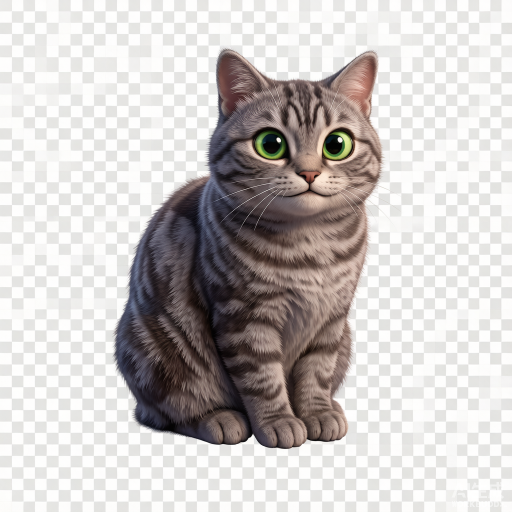
#> input picture assets/nizi.png, 1024 x 1024 px, given in place of A_3D_rendered_cute_chibi_ish_s_2026-08-21T07-29-39.png, which was not available (shown at 1/2 size)
$ python clean_bg.py
#> lines starting #> are read from the running program, lines starting #| are printed output that depends on the picture; after the words box and inside, x2 and y2 are one past the last pixel; in counts of white or black regions, pixels touching at a corner belong together; pictures that were not available may be replaced by others from this repository, and a replacement may not be noted
#!/usr/bin/env python3
"""抠图：把妮子从浅色背景中分离为透明 PNG（保留全部本体，只去背景）。

方法：边缘连通 flood-fill。
从图片四边出发，只把"与四角背景色接近(色差<tol)且与边缘连通"的像素判为背景。
猫的白色本体(白肚皮/脸)虽然亮，但被灰色猫身包围，flood 从边缘沿浅色路径走不进去，
因此不会被误删 —— 这是阈值法做不到的（阈值法会把白肚皮当背景）。
"""
import os
import numpy as np
from collections import deque
from PIL import Image
from scipy import ndimage

BASE_DIR = os.path.dirname(os.path.abspath(__file__))
ASSET_DIR = os.path.join(BASE_DIR, "assets")
SRC = os.path.join(BASE_DIR, "A_3D_rendered_cute_chibi_ish_s_2026-08-21T07-29-39.png")
OUT = os.path.join(ASSET_DIR, "nizi_clean.png")


def main():
    img = np.array(Image.open(SRC).convert("RGB")).astype(np.int32)
    H, W, _ = img.shape
#> H = 1024; W = 1024

    # 四角采样背景色
    corners = [img[3, 3], img[H - 4, 3], img[3, W - 4], img[H - 4, W - 4]]
#> corners = [[235, 233, 232], [253, 252, 249], [251, 251, 250], [253, 251, 250]]
    bg = np.mean(corners, axis=0)
#> bg = [248, 246.8, 245.2]
    print("背景色(RGB):", [int(c) for c in bg])
#| 背景色(RGB): [248, 246, 245]

    # 与背景的色差
    dist = np.abs(img - bg).sum(axis=2)
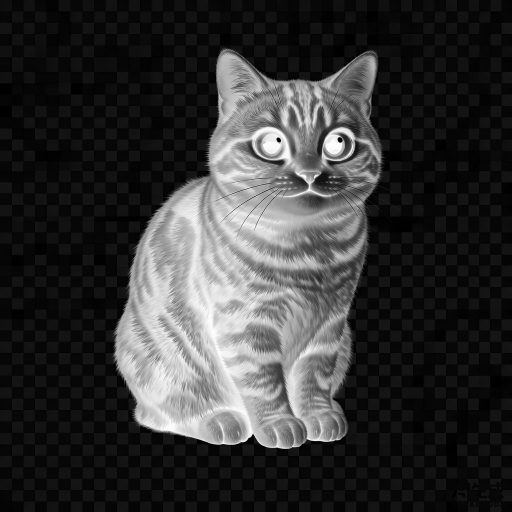
#> dist: shape (1024, 1024) float64 (shown at 1/2 size); min 0.5, max 739, mean 157.8; drawn with min black and max white

    # 自适应容差：背景很亮(浅色)时给窄一点，避免吃掉猫的浅灰边缘
    tol = 60
    print("flood-fill 容差 tol =", tol)

    bgmask = np.zeros((H, W), dtype=bool)
    # 多源 BFS，只走"接近背景且连通边缘"的像素
    seeds = []
    for x in range(W):
        seeds.append((x, 0)); seeds.append((x, H - 1))
    for y in range(H):
        seeds.append((0, y)); seeds.append((W - 1, y))
    q = deque(seeds)
    while q:
        x, y = q.popleft()
        if not (0 <= x < W and 0 <= y < H):
            continue
        if bgmask[y, x]:
            continue
        if dist[y, x] >= tol:   # 不是背景 → 停止扩散（猫身挡住 flood）
            continue
        bgmask[y, x] = True
        q.append((x + 1, y)); q.append((x - 1, y))
        q.append((x, y + 1)); q.append((x, y - 1))
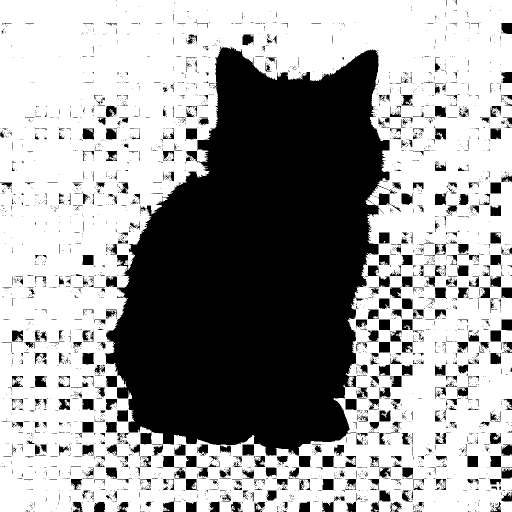
#> bgmask: shape (1024, 1024) bool (shown at 1/2 size); 62.2% white; 4435 black regions (3967 under 20 px), largest, box (x1, y1, x2, y2) and area: (211, 93, 779, 912) 316199, (756, 387, 802, 424) 519, (485, 889, 508, 911) 496

    cat = ~bgmask
    # 填补猫身内部极小空洞（白肚皮若被误判为洞则补回）
    cat = ndimage.binary_fill_holes(cat)
    # 开运算去毛刺（先腐蚀后膨胀）：把轮廓上 1px 的细尖刺/凹坑抹掉，
    # 比直接 dilation 更平滑（之前 dilation(1) 会让边缘整体外凸产生毛边）
    cat = ndimage.binary_opening(cat, iterations=1)
#> cat: shape (1024, 1024) bool; 35.8% white; 550 white regions (169 under 20 px), largest, box (x1, y1, x2, y2) and area: (211, 94, 779, 912) 314301, (485, 889, 508, 911) 487, (598, 912, 621, 934) 486

    # 只保留最大连通块：把背景里"色差刚好越线"导致被误判为猫的小白点碎块全删掉
    labels, n = ndimage.label(cat)
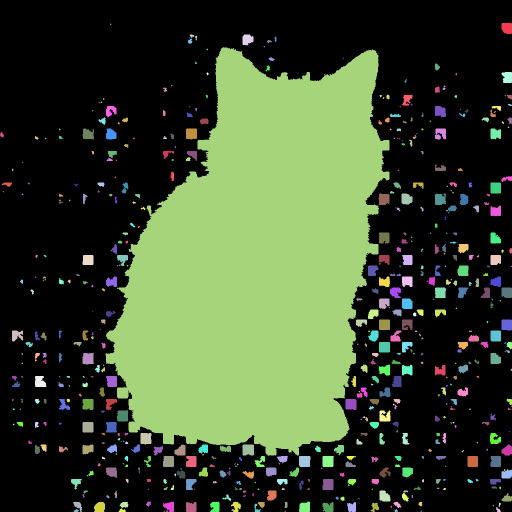
#> labels: shape (1024, 1024) int32 (shown at 1/2 size); 559 distinct labels, from 0 to 558; one colour per label, 0 black
#> n = 558
    if n > 1:
        sizes = ndimage.sum(cat, labels, range(1, n + 1))
#> sizes = 558 values, max 314301 at index 10, min 5 at index 1, mean 672.1
        big_label = int(np.argmax(sizes)) + 1
#> big_label = 11
        removed = cat.sum() - int(sizes[big_label - 1])
#> removed = 60724
        print(f"连通块共 {n} 个，仅保留最大块({int(sizes[big_label-1])} 像素)，"
              f"删掉 {removed} 个噪点像素")
#| 连通块共 558 个，仅保留最大块(314301 像素)，删掉 60724 个噪点像素
        cat = labels == big_label
#> cat: shape (1024, 1024) bool; 30% white; 1 white region, box (x1, y1, x2, y2) and area: (211, 94, 779, 912) 314301

    # 羽化：对二值 mask 做高斯模糊，输出渐变 alpha。
    soft = ndimage.gaussian_filter(cat.astype(np.float32), sigma=2.5)
    alpha = (np.clip(soft * 255, 0, 255)).astype(np.uint8)

    # —— 去色晕 defringe ——
    # 源图边缘像素 = 本体色与浅背景的混合（RGB≈238，接近背景 243），是白色锯齿的来源。
    # 把猫身边缘带（非核心区）的每个像素颜色，替换为"距离它最近的核心本体像素"的颜色，
    # 让边缘颜色与本体一致，白色浅晕/锯齿彻底消失。
    rgb = img.astype(np.int32)
    # 核心 = 猫身腐蚀 2px 剩下的区域（颜色可信的本体内部）
    ero = ndimage.binary_erosion(cat, iterations=2)
#> ero: shape (1024, 1024) bool; 29.4% white; 4 white regions (2 under 20 px), largest, box (x1, y1, x2, y2) and area: (213, 96, 777, 909) 307774, (295, 413, 301, 427) 39
    if ero.sum() > 0:
        # distance_transform 返回每个像素到最近核心像素的坐标索引
        _, idx = ndimage.distance_transform_edt(~ero, return_indices=True)
        iy, ix = idx[0], idx[1]
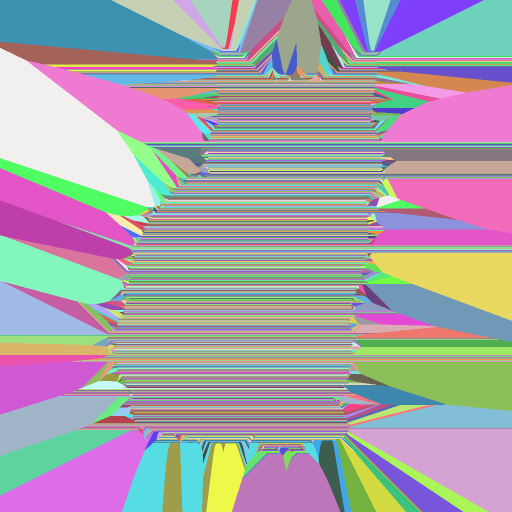
#> iy: shape (1024, 1024) int32 (shown at 1/2 size); 813 distinct labels, from 96 to 908; one colour per label, 0 black
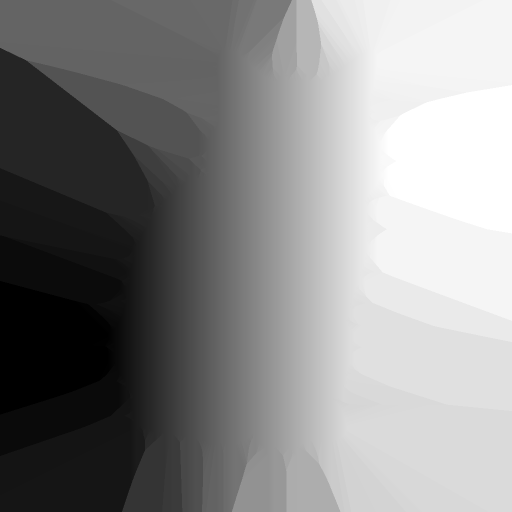
#> ix: shape (1024, 1024) int32 (shown at 1/2 size); min 213, max 776, mean 514.9; drawn with min black and max white
        # 先复制，保证猫身内部(核心区)颜色完全不变
        new_rgb = rgb.copy()
        edge = cat & ~ero  # 边缘带：颜色需要替换的像素
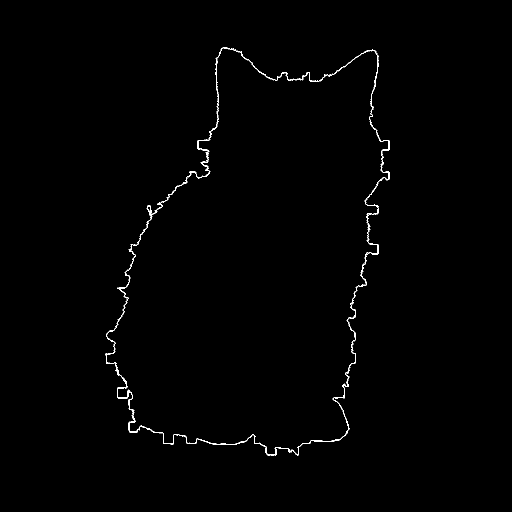
#> edge: shape (1024, 1024) bool (shown at 1/2 size); 0.62% white in thin lines or dots, all inside (x1, y1, x2, y2) = (211, 94, 779, 912)
        new_rgb[edge] = rgb[iy[edge], ix[edge]]
        # 对替换后的边缘带做 1px 高斯平滑，避免不同位置核心色造成的跳变
        for c in range(3):
            ch = new_rgb[..., c].astype(np.float32)
            sm = ndimage.gaussian_filter(ch, sigma=0.8)
            new_rgb[edge, c] = sm[edge]
        rgb = new_rgb

    out = np.zeros((H, W, 4), dtype=np.uint8)
    out[..., :3] = np.clip(rgb, 0, 255).astype(np.uint8)
    out[..., 3] = alpha

    Image.fromarray(out, "RGBA").save(OUT)

    print("输出尺寸:", W, "x", H,
          " 透明像素占比: %.1f%%" % (100 * (out[..., 3] == 0).mean()))
#| 输出尺寸: 1024 x 1024  透明像素占比: 68.0%
    ys, xs = np.where(out[..., 3] > 0)
    if len(xs):
        print("猫身包围盒 x[%d,%d] y[%d,%d]" % (xs.min(), xs.max(), ys.min(), ys.max()))
#| 猫身包围盒 x[205,785] y[88,917]
    # 中心核透明率（应接近 0，说明本体没被抠空）
    cy, cx = H // 2, W // 2
#> cy = 512; cx = 512
    core = out[cy - 150:cy + 150, cx - 150:cx + 150, 3]
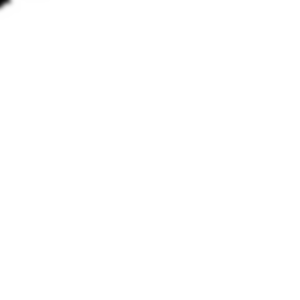
#> core: shape (300, 300); min 5, max 255, mean 254.9
    print("中心核(±150)透明率: %.1f%% (本体完好应接近0)" % (100 * (core == 0).mean()))
#| 中心核(±150)透明率: 0.0% (本体完好应接近0)


if __name__ == "__main__":
    main()

$ run again, on assets/nizi_sleep_qt.png
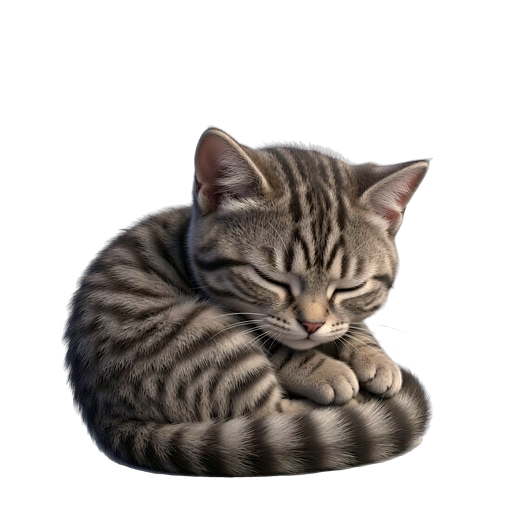
#> input picture assets/nizi_sleep_qt.png, 512 x 512 px, given in place of A_3D_rendered_cute_chibi_ish_s_2026-08-21T07-29-39.png, which was not available
#> corners = [[0, 0, 0], [0, 0, 0], [0, 0, 0], [0, 0, 0]]
#> bg = [0, 0, 0]
#| 背景色(RGB): [0, 0, 0]
#> after the loop in main, `while q:`:
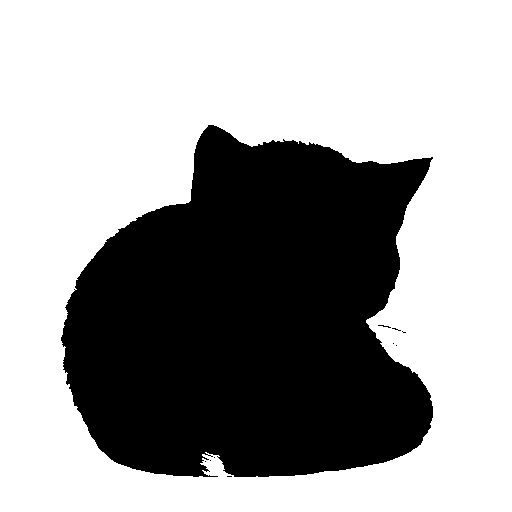
#> bgmask: shape (512, 512) bool; 62.9% white; 10 black regions (9 under 20 px), largest, box (x1, y1, x2, y2) and area: (61, 125, 433, 477) 97191
#> labels: shape (512, 512) int32; values 0 (black) and 1 (white), 37% white; 1 white region, box (x1, y1, x2, y2) and area: (61, 125, 433, 477) 97116
#> n = 1
#> ero: shape (512, 512) bool; 36.1% white; 1 white region, box (x1, y1, x2, y2) and area: (63, 127, 431, 475) 94577
#> iy: shape (512, 512) int32; 348 distinct labels, from 127 to 474
#> edge: shape (512, 512) bool; 0.97% white in thin lines or dots, all inside (x1, y1, x2, y2) = (61, 125, 433, 477)
#| 输出尺寸: 512 x 512  透明像素占比: 59.5%
#| 猫身包围盒 x[55,439] y[119,483]
#> in main, `core = out[cy - 150:cy + 150, cx - 150:cx + 150, 3]`:
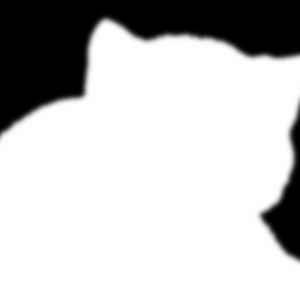
#> core: shape (300, 300); min 0, max 255, mean 196.3
#| 中心核(±150)透明率: 18.9% (本体完好应接近0)
